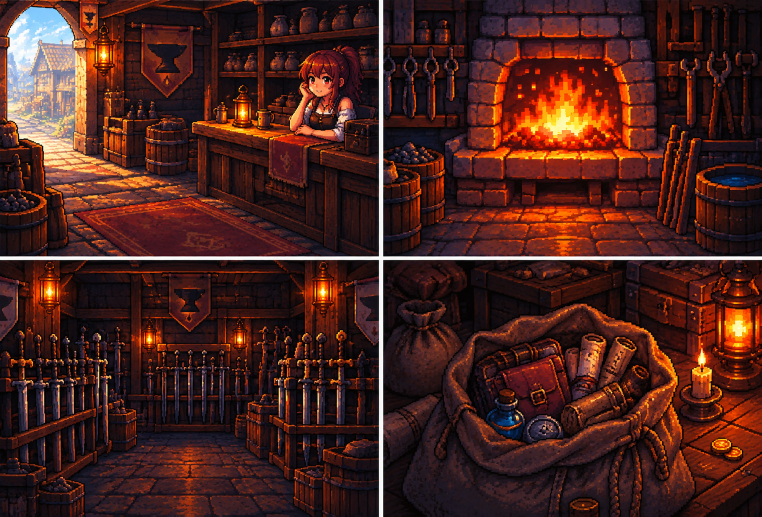
#> input picture assets/graphics/menu_bg/menu_backgrounds_source.png, 1523 x 1033 px (shown at 1/2 size)
$ python make_menu_bgs.py
#> lines starting #> are read from the running program, lines starting #| are printed output that depends on the picture
### tools/make_font.py
"""한글 스프라이트 폰트 생성기.

src/, include/ 소스에서 쓰인 비ASCII 글자를 모아 16x16 스프라이트 폰트를 만든다.
- ASCII(33~126): Butano common_variable_8x16_font 글리프를 그대로 복사
- 그 밖의 글자: 굴림 12px로 렌더링 (흰 본체 + 오른쪽/아래 검은 그림자)

출력: graphics/hs_font.bmp, graphics/hs_font.json, include/hs_font.h
같은 글자로 사방에 검은 외곽선을 두른 폰트도 함께 만든다 (일시정지 화면처럼 배경이 복잡한 곳용):
graphics/hs_font_outline.bmp, graphics/hs_font_outline.json, include/hs_font_outline.h (hs::font_outline)
내용이 바뀌었을 때만 파일을 다시 쓰므로 Makefile EXTTOOL로 매 빌드마다 돌려도 된다.
"""

import os
import re
import struct
import sys

from PIL import Image, ImageDraw, ImageFont

ROOT = os.path.dirname(os.path.dirname(os.path.abspath(__file__)))
BUTANO_COMMON = os.path.join(ROOT, '..', 'butano', 'common')
ASCII_BMP = os.path.join(BUTANO_COMMON, 'graphics', 'common_variable_8x16_font.bmp')
ASCII_HEADER = os.path.join(BUTANO_COMMON, 'include', 'common_variable_8x16_sprite_font.h')
KOREAN_TTF = r'C:\Windows\Fonts\gulim.ttc'
KOREAN_SIZE = 12
KOREAN_WIDTH = 13      # 12px 글자 + 그림자 1px
KOREAN_TOP = 2

OUT_BMP = os.path.join(ROOT, 'graphics', 'hs_font.bmp')
OUT_JSON = os.path.join(ROOT, 'graphics', 'hs_font.json')
OUT_HEADER = os.path.join(ROOT, 'include', 'hs_font.h')

SMALL_SIZE = 10        # 작은 글꼴(hs::font_small): 10px 글자 + 사방 외곽선, 전부 굴림으로 그린다
SMALL_TOP = 3

CELL = 16
BODY = 14     # 흰색
SHADOW = 12   # 검은색


# [21 lines left out: functions collect_characters, read_ascii_widths, not called in this run]


def write_bmp_4bpp(path, image, palette):
    width, height = image.size
    row_size = ((width * 4 + 31) // 32) * 4
    pixels = bytearray()
    for y in range(height - 1, -1, -1):
        row = bytearray()
        for x in range(0, width, 2):
            hi = image.getpixel((x, y))
            lo = image.getpixel((x + 1, y)) if x + 1 < width else 0
            row.append((hi << 4) | lo)
        row.extend(b'\0' * (row_size - len(row)))
        pixels.extend(row)
    palette_bytes = bytearray()
    for i in range(16):
        r, g, b = palette[i]
        palette_bytes.extend((b, g, r, 0))
    offset = 14 + 40 + len(palette_bytes)
    header = struct.pack('<2sIHHI', b'BM', offset + len(pixels), 0, 0, offset)
    info = struct.pack('<IiiHHIIiiII', 40, width, height, 1, 4, 0, len(pixels), 2835, 2835, 16, 16)
    return bytes(header + info + palette_bytes + pixels)


def write_if_changed(path, data):
    mode = 'rb' if isinstance(data, bytes) else 'r'
    if os.path.exists(path):
        kwargs = {} if mode == 'rb' else {'encoding': 'utf-8', 'newline': ''}
        with open(path, mode, **kwargs) as f:
            if f.read() == data:
                return False
    if isinstance(data, bytes):
        with open(path, 'wb') as f:
            f.write(data)
    else:
        with open(path, 'w', encoding='utf-8', newline='\n') as f:
            f.write(data)
    return True


# [180 lines left out: functions draw_outline, build_image, build_small, header_text, main, not called in this run]


# [2 lines that do not run on import are left out]

### tools/make_menu_bgs.py
"""목록 화면(상점·화구·창고·잡화) 배경 변환기.

assets/graphics/menu_bg/menu_backgrounds_source.png(2x2: 좌상 상점, 우상 화구, 좌하 창고, 우하 잡화)를
칸마다 잘라 240x160 흑백(15단계 회색)으로 줄이고 어둡게 만든다. 글자가 많이 올라가는 화면이라 밝기를 낮추고,
위(제목)·아래(안내 줄)는 더 어둡게 눌러 둔다. 4bpp 배경(팔레트 0번은 안 쓰는 검정).
수동 실행 (빌드 때 안 돔): python -B tools/make_menu_bgs.py
"""

import os
import sys

from PIL import Image

from make_font import write_bmp_4bpp, write_if_changed

ROOT = os.path.dirname(os.path.dirname(os.path.abspath(__file__)))
SOURCE = os.path.join(ROOT, 'assets', 'graphics', 'menu_bg', 'menu_backgrounds_source.png')
OUT_DIR = os.path.join(ROOT, 'graphics')
PREVIEW_DIR = os.path.join(ROOT, 'build', 'menu_bg_preview')

WIDTH = 240
HEIGHT = 160
LEVELS = 15             # 회색 단계 (팔레트 1~15)
BRIGHTNESS = 0.72       # 전체 밝기
EDGE_DARKEN = 0.30      # 제목·안내 줄 자리를 더 눌러 주는 세기 (0~1)
EDGE_ROWS = 24          # 위·아래에서 몇 줄까지 눌러 주는지

# 2x2 칸: (이름, 열, 행). 흰 구분선은 x 759~765, y 514~518
TILES = [('shop', 0, 0), ('furnace', 1, 0), ('storage', 0, 1), ('bag', 1, 1)]
COLUMN_RANGES = [(0, 759), (766, 1523)]
ROW_RANGES = [(0, 514), (519, 1033)]


def crop_tile(sheet, column, row):
    x0, x1 = COLUMN_RANGES[column]
    y0, y1 = ROW_RANGES[row]
    tile = sheet.crop((x0, y0, x1, y1))
    target_height = round(tile.width * HEIGHT / WIDTH)      # 3:2로 맞춘다 (위아래를 조금 자름)
    top = (tile.height - target_height) // 2
    return tile.crop((0, top, tile.width, top + target_height))


def to_gray(tile):
    small = tile.resize((WIDTH, HEIGHT), Image.BOX).convert('L')
    pixels = small.load()
    for y in range(HEIGHT):
        edge = max(0, EDGE_ROWS - y, y - (HEIGHT - 1 - EDGE_ROWS)) / EDGE_ROWS
        factor = BRIGHTNESS * (1 - EDGE_DARKEN * edge)
        for x in range(WIDTH):
            pixels[x, y] = round(pixels[x, y] * factor)
    return small


def main():
    sheet = Image.open(SOURCE).convert('RGB')
#> sheet is the input picture: PIL image 1523x1033 RGB; mean R, G, B 73.3, 35.2, 29.2
    os.makedirs(PREVIEW_DIR, exist_ok=True)

    for name, column, row in TILES:
        gray = to_gray(crop_tile(sheet, column, row))
        top_value = max(1, gray.getextrema()[1])

        # 가장 밝은 값을 15단계 끝으로 늘려 단계를 아껴 쓴다
        indexed = Image.new('P', (256, 256), 0)
        for y in range(HEIGHT):
            for x in range(WIDTH):
                level = 1 + round(gray.getpixel((x, y)) / top_value * (LEVELS - 1))
                indexed.putpixel((x, y), level)

        palette = [(0, 0, 0)]
        for level in range(LEVELS):
            value = round(level / (LEVELS - 1) * top_value) & 0xF8
            palette.append((value, value, value))

        out_bmp = os.path.join(OUT_DIR, 'menu_bg_%s.bmp' % name)
        out_json = os.path.join(OUT_DIR, 'menu_bg_%s.json' % name)
        write_if_changed(out_bmp, write_bmp_4bpp(None, indexed, palette))
        write_if_changed(out_json, '{\n    "type": "regular_bg",\n    "bpp_mode": "bpp_4"\n}\n')

        preview = Image.new('RGB', (WIDTH, HEIGHT))
        for y in range(HEIGHT):
            for x in range(WIDTH):
                preview.putpixel((x, y), palette[indexed.getpixel((x, y))])
        preview.resize((WIDTH * 3, HEIGHT * 3), Image.NEAREST).save(os.path.join(PREVIEW_DIR, name + '.png'))
        print('%-8s 최대 밝기 %d' % (name, top_value))
#> this loop made 4 passes
#> top_value on passes 1 to 4: 181, 175, 179, 181
#| shop     최대 밝기 181
#| furnace  최대 밝기 175
#| storage  최대 밝기 179
#| bag      최대 밝기 181
#> pass 1, in crop_tile, `tile = sheet.crop((x0, y0, x1, y1))`:
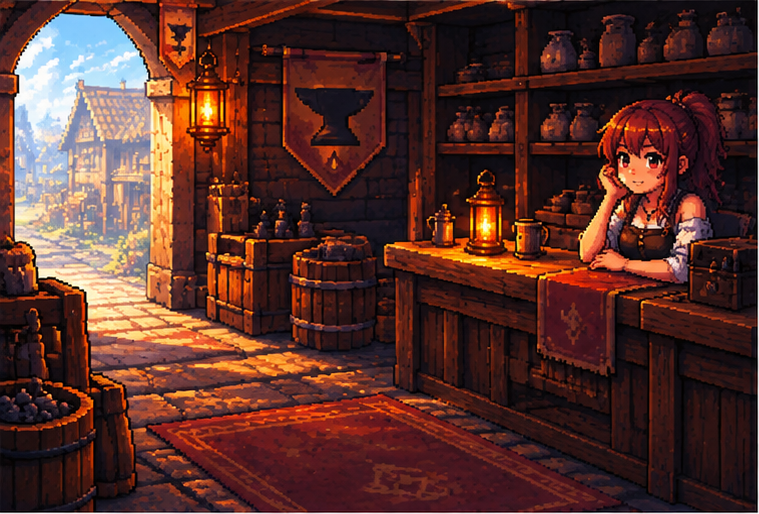
#> tile: PIL image 759x514 RGB; mean R, G, B 87.8, 49.2, 42.1
#> pass 1, in to_gray, `small = tile.resize((WIDTH, HEIGHT), Image.BOX).convert('L')`:
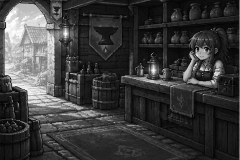
#> small: PIL image 240x160 L; min 1, max 254, mean 59.8
#> pass 1, in main, `gray = to_gray(crop_tile(sheet, column, row))`:
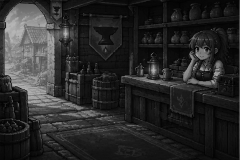
#> gray: PIL image 240x160 L; min 1, max 181, mean 41.7
#> after the loop:
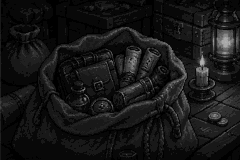
#> preview: PIL image 240x160 RGB; min 0, max 176, mean 22.5

    return 0


if __name__ == '__main__':
    sys.exit(main())
#> (the program exits here)
